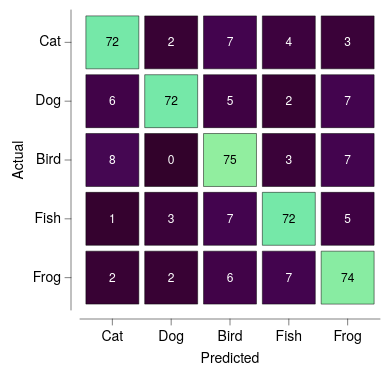

Vega-Lite specification for this chart:
### Vega-Lite specification from a JSON file in a GitHub repository (floating-point values rounded to 4 significant figures)
{"background": null, "config": {"arc": {"fill": "#DBDBDB", "fillOpacity": 1.0, "innerRadius": 37.5, "padAngle": 0.03, "stroke": "black", "strokeOpacity": 1, "strokeWidth": 0.25}, "area": {"fill": "#DBDBDB", "fillOpacity": 1.0, "stroke": "black", "strokeOpacity": 1, "strokeWidth": 0.25}, "axis": {"domain": true, "domainCap": "round", "domainColor": "black", "domainWidth": 0.25, "grid": false, "gridCap": "round", "gridColor": "#F1F1F1", "gridDash": [0, 0], "gridOpacity": 1.0, "gridWidth": 0.25, "labelColor": "black", "labelFont": "Helvetica Neue", "labelFontSize": 7, "labelFontStyle": "normal", "labelFontWeight": 400, "offset": 4.5, "ticks": true, "tickCap": "round", "tickColor": "black", "tickRound": false, "tickSize": 3, "tickWidth": 0.25, "titleColor": "black", "titleFont": "Helvetica Neue", "titleFontSize": 7, "titleFontStyle": "normal", "titleFontWeight": 400}, "axisX": {"domain": true, "labelAlign": "center", "labelAngle": 0, "labels": true, "ticks": true, "translate": 0}, "axisY": {"domain": true, "labelAlign": "right", "labelAngle": 0, "labels": true, "ticks": true, "translate": 0}, "axisRight": {"domain": true, "labelAlign": "left", "labelAngle": 0, "labels": true, "ticks": true, "translate": 0}, "axisTop": {"domain": true, "labelAlign": "center", "labelAngle": 0, "labels": true, "ticks": true, "translate": 0}, "axisBand": {"tickOffset": 0}, "bar": {"fill": "#DBDBDB", "fillOpacity": 1.0, "stroke": "black", "strokeOpacity": 1, "strokeWidth": 0.25}, "boxplot": {"size": 13.5, "ticks": {"cornerRadius": 0.25, "fill": "black", "opacity": 1, "size": 6.75, "thickness": 0.25}, "box": {"fillOpacity": 1.0, "stroke": "black", "strokeOpacity": 1, "strokeWidth": 0.25}, "median": {"cornerRadius": 0, "fill": "black", "fillOpacity": 1.0, "opacity": 1, "size": 13.5, "thickness": 0.25}, "rule": {"fill": "black", "fillOpacity": 1.0, "size": 15.0, "stroke": "black", "strokeDash": [0, 0], "strokeOpacity": 1, "strokeWidth": 0.25}, "outliers": {"color": "black", "fill": "black", "fillOpacity": 1.0, "size": 0, "stroke": "black", "strokeOpacity": 1, "strokeWidth": 0.25}}, "circle": {"fill": "black", "fillOpacity": 1.0, "size": 0.75, "stroke": null, "strokeOpacity": 1, "strokeWidth": 0.25}, "errorband": {"band": {"fillOpacity": 0.6, "stroke": null, "strokeWidth": 0.25, "strokeOpacity": 1}, "borders": {"opacity": 0, "strokeOpacity": 0.25, "strokeWidth": 1}}, "errorbar": {"opacity": 1, "rule": {"strokeDash": [0, 0], "strokeWidth": 0.25}, "ticks": {"color": "black", "cornerRadius": 0.125, "opacity": 1, "size": 9.0, "thickness": 0.25}, "thickness": 0.25}, "font": "Helvetica Neue", "geoshape": {"fill": "#DBDBDB", "fillOpacity": 1.0, "stroke": "black", "strokeOpacity": 1, "strokeWidth": 0.25}, "header": {"labelColor": "black", "labelFont": "Helvetica Neue", "labelFontSize": 7, "labelFontStyle": "normal", "labelFontWeight": 400, "titleColor": "black", "titleFont": "Helvetica Neue", "titleFontSize": 7, "titleFontStyle": "normal", "titleFontWeight": 400, "titlePadding": 0}, "legend": {"disable": false, "offset": 4.5, "titlePadding": 4, "labelOffset": 2, "gradientLabelOffset": 2, "gradientLength": 75.0, "gradientThickness": 7.5, "gradientOpacity": 1.0, "gradientStrokeColor": "black", "gradientStrokeWidth": 0.25, "labelColor": "black", "labelFont": "Helvetica Neue", "labelFontSize": 7, "labelFontStyle": "normal", "labelFontWeight": 400, "strokeColor": "black", "strokeWidth": 0, "symbolSize": 42, "symbolStrokeColor": "black", "symbolStrokeWidth": 0.25, "titleColor": "black", "titleFont": "Helvetica Neue", "titleFontSize": 7, "titleFontStyle": "normal", "titleFontWeight": 400}, "line": {"color": "black", "stroke": "black", "strokeCap": "round", "strokeDash": [0, 0], "strokeOpacity": 1, "strokeWidth": 0.375}, "point": {"filled": true, "fill": "#DBDBDB", "fillOpacity": 1.0, "size": 7.5, "stroke": "black", "strokeOpacity": 1, "strokeWidth": 0.25}, "range": {"category": ["#C6D9F1", "#F1C9CB", "#FEF0B9", "#CEE37A", "#7AA8E0", "#E589A3", "#FDDD5D", "#68B961", "#4177B1", "#C35082", "#E5C227", "#438156"], "diverging": {"scheme": ["#C35082", "#CE6D94", "#D989A7", "#E2A4BA", "#EABFCE", "#F1DBE2", "#F6F6F6", "#D7E0EB", "#B9CBE0", "#9BB6D5", "#7DA1C9", "#5F8CBD", "#4177B1"]}, "heatmap": {"scheme": ["#32022B", "#43044D", "#4C196E", "#4D338C", "#484DA6", "#3A68BB", "#1D83CA", "#1D9CCB", "#23B5C9", "#28CDC5", "#4DE0B4", "#91EE9F"]}, "ordinal": {"scheme": ["#F1F1F1", "#DBDBDB", "#C6C6C6", "#B2B2B2", "#9D9D9D", "#898989", "#767676", "#636363", "#515151", "#404040", "#2F2F2F", "#1F1F1F"]}, "ramp": {"scheme": ["#32022B", "#43044D", "#4C196E", "#4D338C", "#484DA6", "#3A68BB", "#1D83CA", "#1D9CCB", "#23B5C9", "#28CDC5", "#4DE0B4", "#91EE9F"]}}, "rule": {"color": "black", "stroke": "black", "strokeCap": "round", "strokeDash": [2, 2], "strokeOpacity": 1, "strokeWidth": 0.25}, "scale": {"bandPaddingInner": 0.1, "bandPaddingOuter": 0.1, "round": false}, "rect": {"fill": "#DBDBDB", "fillOpacity": 1.0, "stroke": "black", "strokeOpacity": 1, "strokeWidth": 0.25}, "square": {"fill": "#DBDBDB", "fillOpacity": 1.0, "size": 15.0, "stroke": "black", "strokeOpacity": 1, "strokeWidth": 0.25}, "text": {"color": "black", "font": "Helvetica Neue", "fontSize": 7, "fontStyle": "normal", "fontWeight": 400}, "tick": {"color": "black", "cornerRadius": 0.125, "opacity": 1.0, "size": 13.5, "thickness": 0.25}, "title": {"anchor": "middle", "frame": "group", "color": "black", "font": "Helvetica Neue", "fontSize": 7, "fontStyle": "normal", "fontWeight": 400, "subtitleColor": "black", "subtitleFont": "Helvetica Neue", "subtitleFontSize": "Helvetica Neue", "subtitleFontStyle": "normal", "subtitleFontWeight": 400}, "trail": {"color": "black", "opacity": 1, "size": 0.375}, "view": {"continuousWidth": 150, "continuousHeight": 150, "discreteWidth": 150, "discreteHeight": 150, "fill": null, "stroke": null, "strokeWidth": 0.25}}, "layer": [{"mark": {"type": "rect"}, "encoding": {"color": {"field": "n", "legend": null, "title": null, "type": "quantitative"}, "x": {"field": "pred", "sort": ["Cat", "Dog", "Bird", "Fish", "Frog"], "title": "Predicted", "type": "nominal"}, "y": {"field": "true", "sort": ["Cat", "Dog", "Bird", "Fish", "Frog"], "title": "Actual", "type": "nominal"}}}, {"mark": {"type": "text", "fontSize": 6}, "encoding": {"color": {"condition": {"test": "datum.n < 40", "value": "white"}, "value": "black"}, "text": {"field": "n", "type": "quantitative"}, "x": {"field": "pred", "sort": ["Cat", "Dog", "Bird", "Fish", "Frog"], "type": "nominal"}, "y": {"field": "true", "sort": ["Cat", "Dog", "Bird", "Fish", "Frog"], "type": "nominal"}}}], "data": {"name": "data-0384bf31b2f4585f32d7e10bbf17e1b5"}, "$schema": "https://vega.github.io/schema/vega-lite/v6.4.1.json", "datasets": {"data-0384bf31b2f4585f32d7e10bbf17e1b5": [{"true": "Cat", "pred": "Cat", "n": 72}, {"true": "Cat", "pred": "Dog", "n": 2}, {"true": "Cat", "pred": "Bird", "n": 7}, {"true": "Cat", "pred": "Fish", "n": 4}, {"true": "Cat", "pred": "Frog", "n": 3}, {"true": "Dog", "pred": "Cat", "n": 6}, {"true": "Dog", "pred": "Dog", "n": 72}, {"true": "Dog", "pred": "Bird", "n": 5}, {"true": "Dog", "pred": "Fish", "n": 2}, {"true": "Dog", "pred": "Frog", "n": 7}, {"true": "Bird", "pred": "Cat", "n": 8}, {"true": "Bird", "pred": "Dog", "n": 0}, {"true": "Bird", "pred": "Bird", "n": 75}, {"true": "Bird", "pred": "Fish", "n": 3}, {"true": "Bird", "pred": "Frog", "n": 7}, {"true": "Fish", "pred": "Cat", "n": 1}, {"true": "Fish", "pred": "Dog", "n": 3}, {"true": "Fish", "pred": "Bird", "n": 7}, {"true": "Fish", "pred": "Fish", "n": 72}, {"true": "Fish", "pred": "Frog", "n": 5}, {"true": "Frog", "pred": "Cat", "n": 2}, {"true": "Frog", "pred": "Dog", "n": 2}, {"true": "Frog", "pred": "Bird", "n": 6}, {"true": "Frog", "pred": "Fish", "n": 7}, {"true": "Frog", "pred": "Frog", "n": 74}]}}
